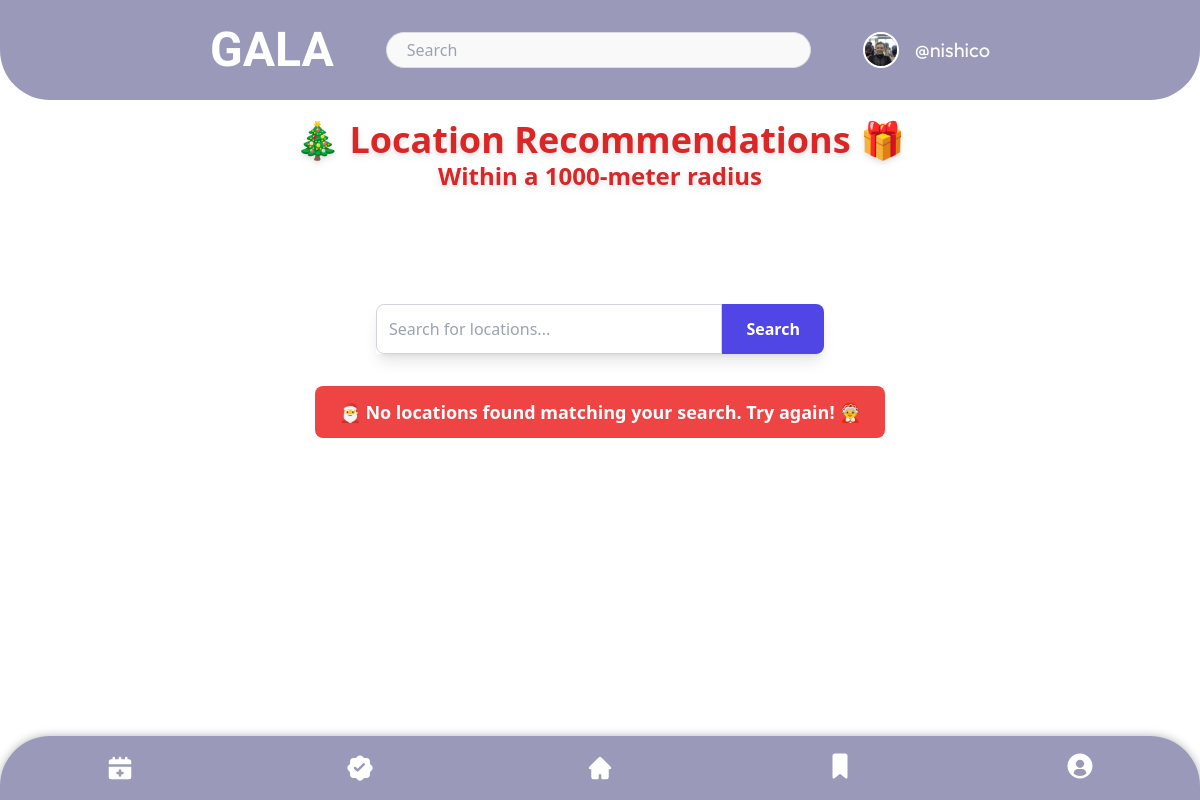
Before: /recommendation/ (signed in) with the older database file.
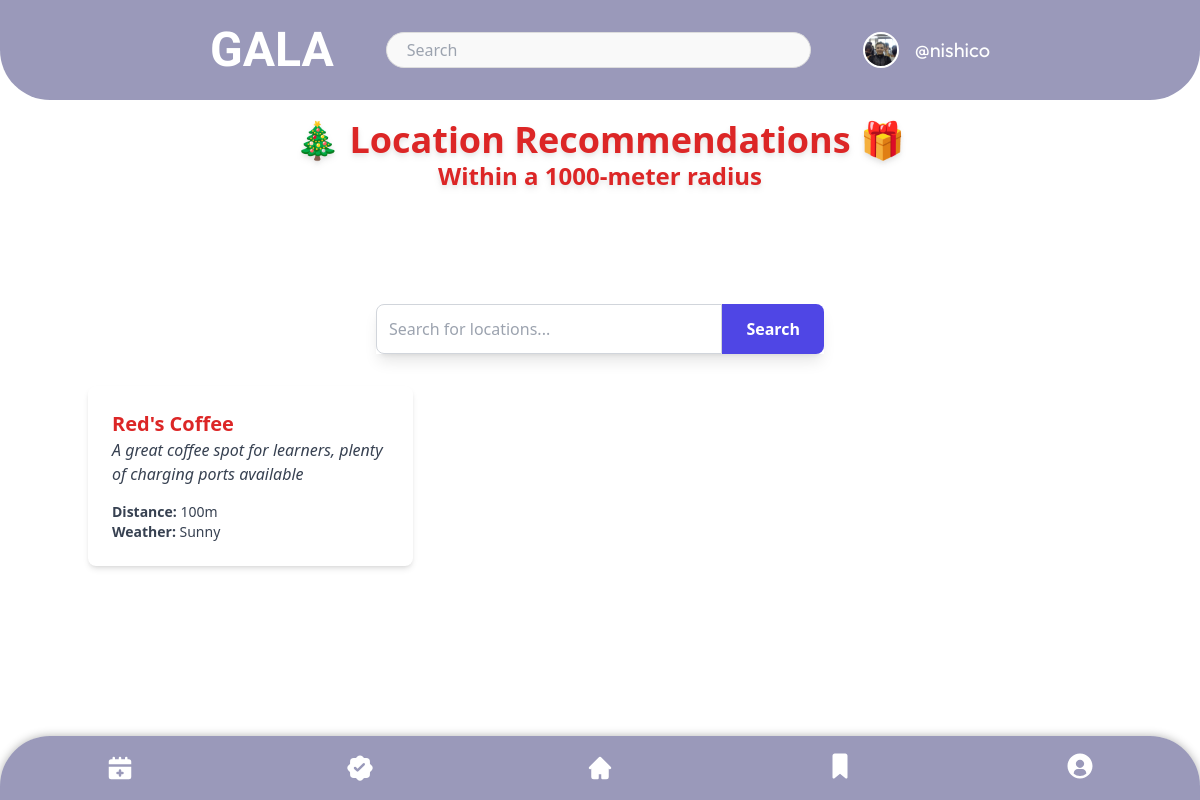
After: the same page with the newer database file.
### user/models.py (models this page shows, shortened)
class Profile(models.Model):
    user = models.OneToOneField(User, on_delete=models.CASCADE)
    profile_picture = models.ImageField(upload_to='profile_pictures/', blank=True, null=True)

### recommendation/models.py (models this page shows, shortened)
class Location(models.Model):
    name = models.CharField(max_length=100)
    description = models.TextField()
    distance = models.CharField(max_length=50)
    weather = models.CharField(max_length=50)

### recommendation/views.py (the view)
# urls.py: path('', views.recommendation_view, name='recommendation'),
def recommendation_view(request):
    query = request.GET.get('search', '')
    locations = Location.objects.filter(name__icontains=query) if query else Location.objects.all()
    return render(request, 'recommendation.html', {'locations': locations, 'query': query})

### recommendation/templates/recommendation.html
{% extends 'base.html' %}
{% load static %}
{% block content %}
<body class="min-h-screen bg-gradient-to-b from-blue-200 to-white">
    <div class="container mx-auto py-10 ">
        <div class="text-center mb-8 pt-20 pb-20">
            <h1 class="text-4xl font-bold text-red-600 drop-shadow-md">
                🎄 Location Recommendations 🎁
            </h1>
            <h2 class="text-2xl font-semibold text-red-600 drop-shadow-md">
                Within a 1000-meter radius
            </h2>
        </div>
        <div class="flex justify-center mb-8">
            <form method="GET" class="w-full max-w-md">
                <div class="flex shadow-lg">
                    <input type="text" name="search"
                        class="flex-grow p-3 rounded-l-lg border border-gray-300 focus:outline-none focus:ring-2 focus:ring-primary"
                        placeholder="Search for locations..." value="{{ query }}">
                    <button type="submit"
                        class="px-6 py-3 bg-primary text-white font-bold rounded-r-lg hover:bg-yellow-500 focus:ring-2 focus:ring-primary">
                        Search
                    </button>
                </div>
            </form>
        </div>
        <div class="grid grid-cols-1 sm:grid-cols-2 lg:grid-cols-3 gap-6">
            {% for location in locations %}
            <div class="bg-white rounded-lg shadow-md p-6 text-gray-700">
                <h5 class="text-xl font-bold text-red-600">{{ location.name }}</h5>
                <p class="italic">{{ location.description }}</p>
                <ul class="text-sm mt-4">
                    <li><strong>Distance:</strong> {{ location.distance }}</li>
                    <li><strong>Weather:</strong> {{ location.weather }}</li>
                </ul>
            </div>
            {% empty %}
            <div class="col-span-full text-center">
                <p class="text-lg font-semibold text-white bg-red-500 py-3 px-6 rounded-lg inline-block">
                    🎅 No locations found matching your search. Try again! 🤶
                </p>
            </div>
            {% endfor %}
        </div>
    </div>
</body>
{% endblock %}

### templates/base.html (shortened to what this page needs)
{% load static %}
<!DOCTYPE html>
<html lang="en">
<head>
    <script src="https://cdn.tailwindcss.com"></script>
    <link href="https://cdn.jsdelivr.net/npm/fullcalendar@3.2.0/dist/fullcalendar.min.css" rel="stylesheet" />
</head>
<body class="min-h-screen">
    {% include 'menu.html' %}
    <div class="relative">
        {% block content %}{% endblock %}
    </div>
</body>
</html>

### templates/menu.html (shortened to what this page needs)
{% load static %}
<!DOCTYPE html>
<html lang="en">
<head>
    <script src="https://cdn.tailwindcss.com"></script>
    <link rel="stylesheet" href="{% static 'css/menu.css' %}">
    <link rel="stylesheet" href="{% static 'css/fonts.css' %}">
</head>
<body class="menu-page" data-user-authenticated="{% if user.is_authenticated %}true{% else %}false{% endif %}">
    <div class="navbar">
        <div class="flex items-center space-x-4 w-full pl-40 pr-40 justify-between">
            <div class="lobster-two-bold text-5xl text-white ">GALA</div>
            <div class="form-control flex-grow max-w-[920px] mx-auto">
                <input type="text" placeholder="Search" class="input input-bordered w-full" />
            </div>
            <div class="flex items-center gap-3 text-white">
                <div class="avatar w-full h-full rounded-full overflow-hidden bg-gray-200 border-2 border-white">
                    {% if user.is_authenticated and user.profile.profile_picture %}
                    <img alt="Profile Picture" src="{{ user.profile.profile_picture.url }}" class="object-cover" />
                    {% else %}
                    <div class="w-full h-full flex items-center justify-center">
                        <span class="text-xl font-medium text-gray-600">?</span>
                    </div>
                    {% endif %}
                </div>
                <span class="outfit text-xl font-regular">
                    {% if user.is_authenticated %}
                    @{{ user.username }}
                    {% else %}
                    Anonymous
                    {% endif %}
                </span>
            </div>
        </div>
    </div>
    <div class="btm-nav h-16 bg-dark text-white">
        <a href="/eventcalendar" class="flex justify-center items-center">
            <button>
            </button>
        </a>
        <a href="/recommendation" class="flex justify-center items-center">
            <button>
            </button>
        </a>
        <a href="/" class="flex justify-center items-center">
            <button>
            </button>
        </a>
        <button>
        </button>
        <div class="group relative">
            <button onclick="handleSettingsClick()" class="focus:outline-none">
            </button>
        </div>
    </div>
</body>
</html>

### user/templates/login.html (shortened to what this page needs)
{% load static %}

### static/css/menu.css (style rules this page uses)
.navbar { display: flex; justify-content: space-between; align-items: center; padding: 10px 50px; height: 100px; background: rgba(3, 2, 84, 0.4); backdrop-filter: blur(12px); border-bottom-left-radius: 50px; border-bottom-right-radius: 50px; position: fixed; top: 0; left: 0; width: 100%; z-index: 10000; }
.navbar .avatar img { width: 32px; height: 32px; object-fit: cover; }
.navbar .flex { display: flex; align-items: center; gap: 16px; }
.navbar .form-control { display: flex; justify-content: center; align-items: center; flex-grow: 1; padding: 0 20px; }
.navbar .form-control input { background-color: #f9f9f9; color: #333; border: 1px solid #ddd; padding: 5px 20px; width: 100%; max-width: 720px; border-radius: 30px; }
.btm-nav { position: fixed; bottom: 0; left: 0; width: 100%; display: flex; justify-content: space-around; background: rgba(3, 2, 84, 0.4); backdrop-filter: blur(12px); padding: 10px 0; box-shadow: 0 0 10px rgba(0, 0, 0, 0.3); z-index: 9000; border-top-left-radius: 50px; border-top-right-radius: 50px; }
.btm-nav button { background: none; border: none; padding: 5px; text-align: center; display: flex; flex-direction: column; align-items: center; color: #fff; transition: all 0.3s ease; }
.btm-nav svg { width: 30px; height: 30px; color: #ffffff; }

### user/templates/login.html (style rules this page uses)
.bg-primary { background-color: #4F46E5; }

Changed rows visible on the page:
added Location: name "Red's Coffee", description "A great coffee spot for learners, plenty of charging ports available", distance "100m", weather "Sunny"
Other visible differences:
text no longer shown: "🎅 No locations found matching your search. Try again! 🤶"
